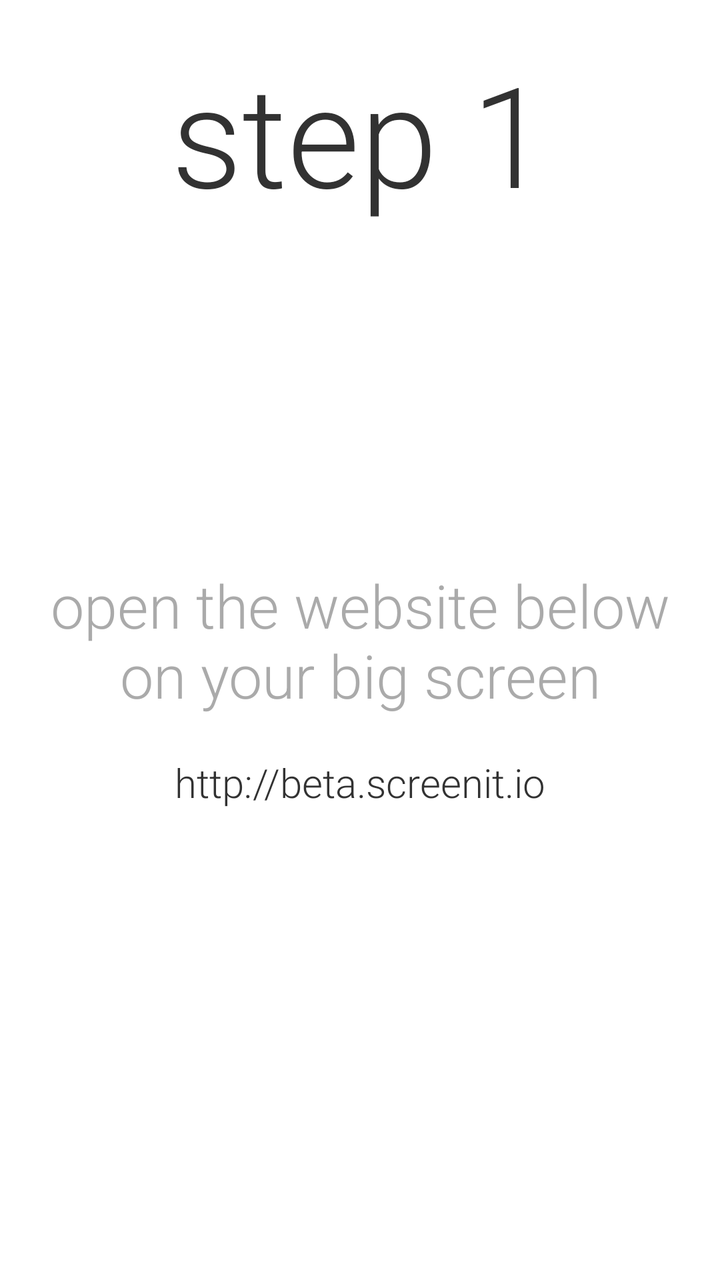
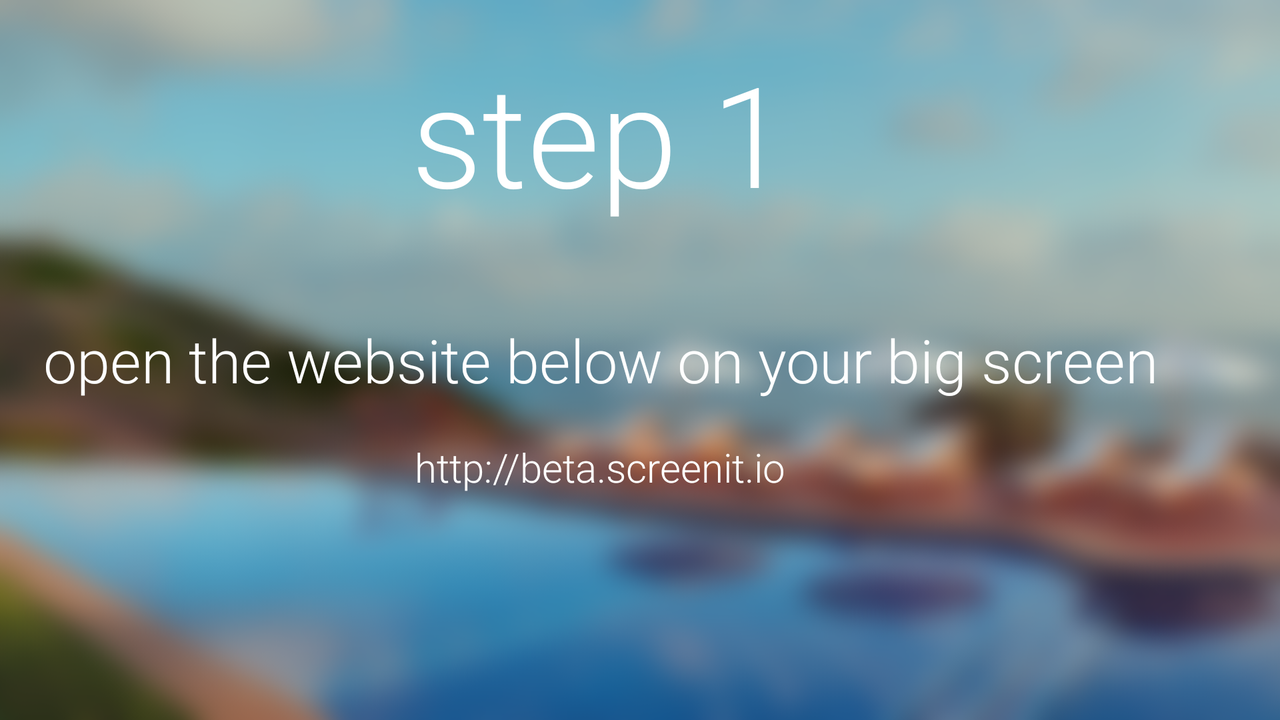

Two renders of one Android screen. The first uses the default layout on a phone; the second uses the alternative layout the repository ships for a different screen configuration, on a matching device. The two XML files are below.
<!-- AndroidManifest.xml: application theme AppTheme -->
<!-- res/layout/tutorial_fragment2.xml -->
<?xml version="1.0" encoding="utf-8"?>
<RelativeLayout xmlns:android="http://schemas.android.com/apk/res/android"
    android:orientation="vertical" android:layout_width="match_parent"
    android:layout_height="match_parent"
    android:paddingLeft="20dp"
    android:paddingRight="20dp">

    <TextView
        android:id="@+id/topTitle"
        android:layout_marginTop="20dp"
        android:layout_width="wrap_content"
        android:layout_height="wrap_content"
        android:text="step 1"
        android:fontFamily="sans-serif-light"
        android:textSize="70sp"
        android:layout_alignParentTop="true"
        android:layout_centerHorizontal="true"/>
    <TextView
        android:id="@+id/middle"
        android:layout_width="wrap_content"
        android:layout_height="wrap_content"
        android:textSize="30sp"
        android:gravity="center"
        android:fontFamily="sans-serif-light"
        android:layout_centerInParent="true"
        android:text="open the website below on your big screen"
        android:layout_centerHorizontal="true"
        android:textColor="@android:color/darker_gray"/>
    <TextView
        android:layout_below="@+id/middle"
        android:layout_width="wrap_content"
        android:layout_height="wrap_content"
        android:text="http://beta.screenit.io"
        android:fontFamily="sans-serif-light"
        android:textSize="20sp"
        android:layout_centerHorizontal="true"
        android:layout_marginTop="20dp"/>
</RelativeLayout>
<!-- resources referenced by this layout -->
<resources>
  <!-- from res/values-v19/ -->
  <style name="AppTheme" parent="android:Theme.Holo.Light.DarkActionBar">
          
      </style>
</resources>
<!-- res/layout-land/tutorial_fragment2.xml (the repository's variant of the layout above) -->
<!-- drawn on the phone turned sideways -->
<?xml version="1.0" encoding="utf-8"?>
<RelativeLayout xmlns:android="http://schemas.android.com/apk/res/android"
    android:layout_width="match_parent"
    android:layout_height="match_parent"
    android:orientation="vertical">

    <ImageView
        android:id="@+id/bg"
        android:layout_width="match_parent"
        android:layout_height="match_parent"
        android:scaleType="centerCrop"
        android:src="@drawable/img4"/>

    <RelativeLayout
        android:layout_width="match_parent"
        android:layout_height="match_parent"
        android:paddingLeft="20dp"
        android:paddingRight="20dp"
        android:layout_marginRight="@dimen/tutorialMarginRight">

        <TextView
            android:id="@+id/topTitle"
            android:layout_width="wrap_content"
            android:layout_height="wrap_content"
            android:layout_alignParentTop="true"
            android:layout_centerHorizontal="true"
            android:layout_marginTop="20dp"
            android:textColor="@android:color/white"
            android:shadowColor="@android:color/black"
            android:fontFamily="sans-serif-light"
            android:text="step 1"
            android:textSize="70sp" />

        <TextView
            android:id="@+id/middle"
            android:layout_width="wrap_content"
            android:layout_height="wrap_content"
            android:layout_centerHorizontal="true"
            android:layout_centerInParent="true"
            android:fontFamily="sans-serif-light"
            android:gravity="center"
            android:text="open the website below on your big screen"
            android:textColor="@android:color/white"
            android:textSize="30sp" />

        <TextView
            android:layout_width="wrap_content"
            android:layout_height="wrap_content"
            android:layout_below="@+id/middle"
            android:layout_centerHorizontal="true"
            android:layout_marginTop="20dp"
            android:textColor="@android:color/white"
            android:fontFamily="sans-serif-light"
            android:text="http://beta.screenit.io"
            android:textSize="20sp" />
    </RelativeLayout>

</RelativeLayout>
<!-- resources referenced by the variant -->
<!-- as the phone turned sideways resolves them -->
<resources>
  <!-- from res/values-v19/ -->
  <dimen name="tutorialMarginRight">40dp</dimen>
  <!-- drawable img4: png bitmap (drawable, 207759 bytes) -->
  <!-- from res/values-v19/ -->
  <style name="AppTheme" parent="android:Theme.Holo.Light.DarkActionBar">
          
      </style>
</resources>
